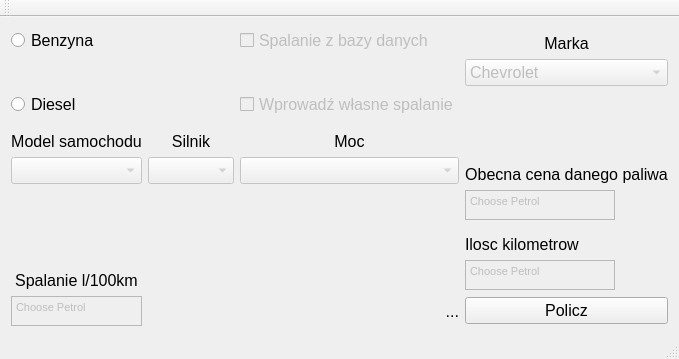
<?xml version="1.0" encoding="UTF-8"?>
<ui version="4.0">
 <class>MainWindow</class>
 <widget class="QMainWindow" name="MainWindow">
  <property name="geometry">
   <rect>
    <x>0</x>
    <y>0</y>
    <width>649</width>
    <height>359</height>
   </rect>
  </property>
  <property name="maximumSize">
   <size>
    <width>649</width>
    <height>359</height>
   </size>
  </property>
  <property name="windowTitle">
   <string>MainWindow</string>
  </property>
  <widget class="QWidget" name="centralWidget">
   <layout class="QGridLayout" name="gridLayout_2">
    <item row="0" column="0">
     <layout class="QGridLayout" name="gridLayout">
      <item row="9" column="5">
       <widget class="QPushButton" name="pushButton">
        <property name="font">
         <font>
          <pointsize>12</pointsize>
         </font>
        </property>
        <property name="text">
         <string>Policz</string>
        </property>
       </widget>
      </item>
      <item row="4" column="1">
       <widget class="QLabel" name="label_3">
        <property name="font">
         <font>
          <pointsize>12</pointsize>
         </font>
        </property>
        <property name="text">
         <string>Silnik</string>
        </property>
        <property name="alignment">
         <set>Qt::AlignBottom|Qt::AlignHCenter</set>
        </property>
       </widget>
      </item>
      <item row="5" column="2">
       <widget class="QComboBox" name="comboBox_3">
        <property name="enabled">
         <bool>false</bool>
        </property>
        <property name="font">
         <font>
          <pointsize>12</pointsize>
         </font>
        </property>
       </widget>
      </item>
      <item row="4" column="2">
       <widget class="QLabel" name="label_4">
        <property name="font">
         <font>
          <pointsize>12</pointsize>
         </font>
        </property>
        <property name="text">
         <string>Moc</string>
        </property>
        <property name="alignment">
         <set>Qt::AlignBottom|Qt::AlignHCenter</set>
        </property>
       </widget>
      </item>
      <item row="5" column="1">
       <widget class="QComboBox" name="comboBox_2">
        <property name="enabled">
         <bool>false</bool>
        </property>
        <property name="font">
         <font>
          <pointsize>12</pointsize>
         </font>
        </property>
       </widget>
      </item>
      <item row="5" column="0">
       <widget class="QComboBox" name="comboBox">
        <property name="enabled">
         <bool>false</bool>
        </property>
        <property name="font">
         <font>
          <pointsize>12</pointsize>
         </font>
        </property>
       </widget>
      </item>
      <item row="0" column="0">
       <widget class="QRadioButton" name="radioButton">
        <property name="font">
         <font>
          <pointsize>12</pointsize>
         </font>
        </property>
        <property name="text">
         <string>Benzyna</string>
        </property>
       </widget>
      </item>
      <item row="3" column="0">
       <widget class="QRadioButton" name="radioButton_2">
        <property name="font">
         <font>
          <pointsize>12</pointsize>
         </font>
        </property>
        <property name="text">
         <string>Diesel</string>
        </property>
       </widget>
      </item>
      <item row="6" column="5">
       <widget class="QTextEdit" name="textEdit">
        <property name="enabled">
         <bool>false</bool>
        </property>
        <property name="maximumSize">
         <size>
          <width>150</width>
          <height>30</height>
         </size>
        </property>
        <property name="font">
         <font>
          <pointsize>12</pointsize>
         </font>
        </property>
        <property name="html">
         <string>&lt;!DOCTYPE HTML PUBLIC &quot;-//W3C//DTD HTML 4.0//EN&quot; &quot;http://www.w3.org/TR/REC-html40/strict.dtd&quot;&gt;
&lt;html&gt;&lt;head&gt;&lt;meta name=&quot;qrichtext&quot; content=&quot;1&quot; /&gt;&lt;style type=&quot;text/css&quot;&gt;
p, li { white-space: pre-wrap; }
&lt;/style&gt;&lt;/head&gt;&lt;body style=&quot; font-family:'MS Shell Dlg 2'; font-size:12pt; font-weight:400; font-style:normal;&quot;&gt;
&lt;p style=&quot; margin-top:0px; margin-bottom:0px; margin-left:0px; margin-right:0px; -qt-block-indent:0; text-indent:0px;&quot;&gt;&lt;span style=&quot; font-size:8.25pt;&quot;&gt;Choose Petrol&lt;/span&gt;&lt;/p&gt;&lt;/body&gt;&lt;/html&gt;</string>
        </property>
       </widget>
      </item>
      <item row="4" column="0">
       <widget class="QLabel" name="label_2">
        <property name="font">
         <font>
          <pointsize>12</pointsize>
         </font>
        </property>
        <property name="text">
         <string>Model samochodu</string>
        </property>
        <property name="alignment">
         <set>Qt::AlignBottom|Qt::AlignHCenter</set>
        </property>
       </widget>
      </item>
      <item row="0" column="2">
       <widget class="QCheckBox" name="checkBox_2">
        <property name="enabled">
         <bool>false</bool>
        </property>
        <property name="font">
         <font>
          <pointsize>12</pointsize>
         </font>
        </property>
        <property name="text">
         <string>Spalanie z bazy danych</string>
        </property>
        <property name="checked">
         <bool>false</bool>
        </property>
        <property name="autoExclusive">
         <bool>false</bool>
        </property>
        <property name="tristate">
         <bool>false</bool>
        </property>
       </widget>
      </item>
      <item row="3" column="2">
       <widget class="QCheckBox" name="checkBox">
        <property name="enabled">
         <bool>false</bool>
        </property>
        <property name="font">
         <font>
          <pointsize>12</pointsize>
         </font>
        </property>
        <property name="text">
         <string>Wprowadź własne spalanie</string>
        </property>
        <property name="autoExclusive">
         <bool>false</bool>
        </property>
       </widget>
      </item>
      <item row="0" column="5">
       <widget class="QLabel" name="label_5">
        <property name="font">
         <font>
          <pointsize>12</pointsize>
         </font>
        </property>
        <property name="text">
         <string>Marka</string>
        </property>
        <property name="alignment">
         <set>Qt::AlignBottom|Qt::AlignHCenter</set>
        </property>
       </widget>
      </item>
      <item row="1" column="5">
       <widget class="QComboBox" name="comboBox_4">
        <property name="enabled">
         <bool>false</bool>
        </property>
        <property name="font">
         <font>
          <pointsize>12</pointsize>
         </font>
        </property>
        <item>
         <property name="text">
          <string>Chevrolet</string>
         </property>
        </item>
        <item>
         <property name="text">
          <string>Audi</string>
         </property>
        </item>
        <item>
         <property name="text">
          <string>Bmw</string>
         </property>
        </item>
       </widget>
      </item>
      <item row="7" column="5">
       <widget class="QLabel" name="label_8">
        <property name="font">
         <font>
          <pointsize>12</pointsize>
         </font>
        </property>
        <property name="text">
         <string>Ilosc kilometrow</string>
        </property>
        <property name="alignment">
         <set>Qt::AlignBottom|Qt::AlignLeading|Qt::AlignLeft</set>
        </property>
       </widget>
      </item>
      <item row="8" column="5">
       <widget class="QTextEdit" name="textEdit_3">
        <property name="enabled">
         <bool>false</bool>
        </property>
        <property name="maximumSize">
         <size>
          <width>150</width>
          <height>30</height>
         </size>
        </property>
        <property name="font">
         <font>
          <pointsize>12</pointsize>
         </font>
        </property>
        <property name="html">
         <string>&lt;!DOCTYPE HTML PUBLIC &quot;-//W3C//DTD HTML 4.0//EN&quot; &quot;http://www.w3.org/TR/REC-html40/strict.dtd&quot;&gt;
&lt;html&gt;&lt;head&gt;&lt;meta name=&quot;qrichtext&quot; content=&quot;1&quot; /&gt;&lt;style type=&quot;text/css&quot;&gt;
p, li { white-space: pre-wrap; }
&lt;/style&gt;&lt;/head&gt;&lt;body style=&quot; font-family:'MS Shell Dlg 2'; font-size:12pt; font-weight:400; font-style:normal;&quot;&gt;
&lt;p style=&quot; margin-top:0px; margin-bottom:0px; margin-left:0px; margin-right:0px; -qt-block-indent:0; text-indent:0px;&quot;&gt;&lt;span style=&quot; font-size:8.25pt;&quot;&gt;Choose Petrol&lt;/span&gt;&lt;/p&gt;&lt;/body&gt;&lt;/html&gt;</string>
        </property>
       </widget>
      </item>
      <item row="9" column="0">
       <widget class="QTextEdit" name="textEdit_2">
        <property name="enabled">
         <bool>false</bool>
        </property>
        <property name="maximumSize">
         <size>
          <width>150</width>
          <height>30</height>
         </size>
        </property>
        <property name="font">
         <font>
          <pointsize>12</pointsize>
         </font>
        </property>
        <property name="html">
         <string>&lt;!DOCTYPE HTML PUBLIC &quot;-//W3C//DTD HTML 4.0//EN&quot; &quot;http://www.w3.org/TR/REC-html40/strict.dtd&quot;&gt;
&lt;html&gt;&lt;head&gt;&lt;meta name=&quot;qrichtext&quot; content=&quot;1&quot; /&gt;&lt;style type=&quot;text/css&quot;&gt;
p, li { white-space: pre-wrap; }
&lt;/style&gt;&lt;/head&gt;&lt;body style=&quot; font-family:'MS Shell Dlg 2'; font-size:12pt; font-weight:400; font-style:normal;&quot;&gt;
&lt;p style=&quot; margin-top:0px; margin-bottom:0px; margin-left:0px; margin-right:0px; -qt-block-indent:0; text-indent:0px;&quot;&gt;&lt;span style=&quot; font-size:8.25pt;&quot;&gt;Choose Petrol&lt;/span&gt;&lt;/p&gt;&lt;/body&gt;&lt;/html&gt;</string>
        </property>
       </widget>
      </item>
      <item row="8" column="0">
       <widget class="QLabel" name="label_6">
        <property name="font">
         <font>
          <pointsize>12</pointsize>
         </font>
        </property>
        <property name="text">
         <string>Spalanie l/100km</string>
        </property>
        <property name="alignment">
         <set>Qt::AlignBottom|Qt::AlignHCenter</set>
        </property>
       </widget>
      </item>
      <item row="9" column="1" colspan="2">
       <widget class="QLabel" name="label_7">
        <property name="font">
         <font>
          <pointsize>12</pointsize>
         </font>
        </property>
        <property name="text">
         <string>...</string>
        </property>
        <property name="alignment">
         <set>Qt::AlignRight|Qt::AlignTrailing|Qt::AlignVCenter</set>
        </property>
       </widget>
      </item>
      <item row="5" column="5">
       <widget class="QLabel" name="label">
        <property name="font">
         <font>
          <pointsize>12</pointsize>
         </font>
        </property>
        <property name="text">
         <string>Obecna cena danego paliwa</string>
        </property>
        <property name="alignment">
         <set>Qt::AlignBottom|Qt::AlignHCenter</set>
        </property>
       </widget>
      </item>
     </layout>
    </item>
   </layout>
  </widget>
  <widget class="QMenuBar" name="menuBar">
   <property name="geometry">
    <rect>
     <x>0</x>
     <y>0</y>
     <width>649</width>
     <height>20</height>
    </rect>
   </property>
  </widget>
  <widget class="QToolBar" name="mainToolBar">
   <attribute name="toolBarArea">
    <enum>TopToolBarArea</enum>
   </attribute>
   <attribute name="toolBarBreak">
    <bool>false</bool>
   </attribute>
  </widget>
  <widget class="QStatusBar" name="statusBar"/>
 </widget>
 <layoutdefault spacing="6" margin="11"/>
 <resources/>
 <connections/>
</ui>
